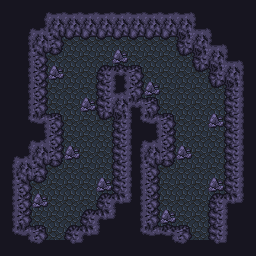

This is a level from a 2D game, rendered from its Tiled map with the project's own tilesets. A one-line summary and the map file follow, with tile-layer data summarised:
An orthogonal 32x32 tile map with 8x8 px tiles, 2 tile layers (BG, FG), 2 hidden layers not drawn, 5 tilesets and 22 objects (2x Event).

<map version="1.5" tiledversion="1.5.0" orientation="orthogonal" renderorder="right-down" width="32" height="32" tilewidth="8" tileheight="8" infinite="0" nextlayerid="7" nextobjectid="23">
 <properties>
  <property name="Flags" value="dark" />
  <property name="Max Steps" type="int" value="16" />
  <property name="Min Steps" type="int" value="4" />
  <property name="On Load Event" value="" />
  <property name="music" value="labyrinth" />
 </properties>
 <tileset firstgid="1" source="../../Tiled/grid.tsx" />
 <tileset firstgid="2" source="../../tilesets/cavern2.tsx" />
 <tileset firstgid="130" source="../../Tiled/passability.tsx" />
 <tileset firstgid="131" source="../../Tiled/sprites.tsx" />
 <tileset firstgid="387" source="../../Tiled/battlers.tsx" />
 <layer id="1" name="BG" width="32" height="32">
  <data>[1024 cells, 1024 non-empty, 60 distinct tile ids]</data>
 </layer>
 <objectgroup id="2" name="Events" offsetx="0" offsety="4">
  <object id="1" name="Entrance F" type="Event" gid="386" x="192" y="240" width="16" height="24">
   <properties>
    <property name="Script">hideScreen("fadeOut", 4)
teleport("maps/mountain/cliffs.dat", 47, 43, "down")
showScreen("fadeIn", 4)</property>
   </properties>
  </object>
  <object id="2" name="Exit F" type="Event" gid="386" x="48" y="240" width="16" height="24">
   <properties>
    <property name="Script">hideScreen("fadeOut", 4)
teleport("maps/mountain/cliffs.dat", 42, 43, "down")
showScreen("fadeIn", 4)</property>
   </properties>
  </object>
 </objectgroup>
 <layer id="3" name="FG" width="32" height="32">
  <data>[1024 cells, 8 non-empty, 4 distinct tile ids]</data>
 </layer>
 <objectgroup id="4" name="Regions" visible="0">
  <object id="3" template="../../Tiled/region.tx" x="0" y="0" />
  <object id="4" template="../../Tiled/region.tx" x="128" y="0" />
  <object id="5" template="../../Tiled/region.tx" x="0" y="128" />
  <object id="6" template="../../Tiled/region.tx" x="128" y="128" />
  <object id="7" gid="393" x="8" y="56" width="48" height="48" />
  <object id="8" gid="395" x="72" y="56" width="48" height="48" />
  <object id="9" gid="396" x="8" y="120" width="48" height="48" />
  <object id="10" gid="396" x="72" y="120" width="48" height="48" />
  <object id="11" gid="393" x="136" y="56" width="48" height="48" />
  <object id="12" gid="395" x="200" y="56" width="48" height="48" />
  <object id="13" gid="396" x="136" y="120" width="48" height="48" />
  <object id="14" gid="396" x="200" y="120" width="48" height="48" />
  <object id="15" gid="393" x="8" y="184" width="48" height="48" />
  <object id="16" gid="395" x="72" y="184" width="48" height="48" />
  <object id="17" gid="396" x="8" y="248" width="48" height="48" />
  <object id="18" gid="396" x="72" y="248" width="48" height="48" />
  <object id="19" gid="393" x="136" y="184" width="48" height="48" />
  <object id="20" gid="395" x="200" y="184" width="48" height="48" />
  <object id="21" gid="396" x="136" y="248" width="48" height="48" />
  <object id="22" gid="396" x="200" y="248" width="48" height="48" />
 </objectgroup>
 <layer id="5" name="Passability" width="32" height="32" visible="0">
  <data>[1024 cells, 79 non-empty, 1 distinct tile ids]</data>
 </layer>
 <layer id="6" name="Grid" width="32" height="32" visible="0">
  <data>[1024 cells, 256 non-empty, 1 distinct tile ids]</data>
 </layer>
</map>